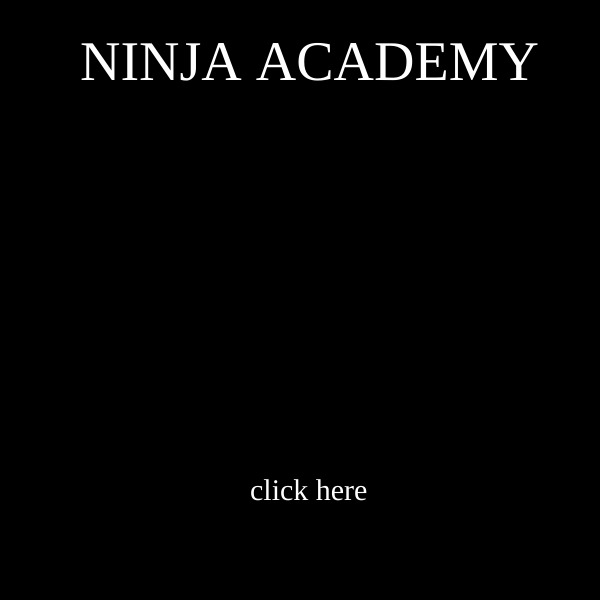
Frame 1 (no input)
Frame 60 (no input): identical to frame 1, image omitted
Frame 120 (the mouse pressed at the canvas centre since frame 60): identical to frame 1, image omitted

The p5.js sketch that drew this single still picture (run headless with seeded random() and noise() and a simulated clock; from frame 60 on, the mouse is pressed at the canvas centre):

// p5.js sketch
// ── sketch.js
let state = 'title';
let cnv;
let points = 0;

function setup() {
  cnv = createCanvas(600, 600);
  
  textFont('Courier New Bold');
}

function draw() {

  switch (state){
    case 'title':
      title();
      cnv.mouseClicked(titleMouseClicked);
      break;
    case 'level 1':
      level1();
      cnv.mouseClicked(level1MouseClicked);
      break;
    case 'you win':
      youWin();
      cnv.mouseClicked(youWinMouseClicked);
      break;
    default:
      break;
  }

}

function title(){
  background(0);
  textSize(56);
  fill(255);
  text('NINJA ACADEMY', 80, 80);

  textSize(30);
  text('click here', 250, 500);
}

function titleMouseClicked(){
  console.log('canvas is clicked on title page');
  state = 'level 1'
}

function level1(){
  background(50, 150, 200);
  text('click for points', 0, height - 30);

}

function level1MouseClicked(){
  points++;
  console.log('points = ' + points);
  if (points >= 10){
    state = 'you win'
  }
}

function youWin(){
  background(213,89,20);
  textSize(56);
  stroke(255);
  textFont('Courier New Bold');
  text('YOU WIN', 180, 80);

  textSize(30);
  textFont('Courier New Bold');
  text('click anywhere to restart', 150, 550);
}


function youWinMouseClicked(){
  state = 'level 1';
  points = 0;
}

// ── pizza.js

class Pizza {
  constructor(){
    this.r = 50;
    this.x = 0 - this.r;
    this.y = random(width);
  }

  display(){
    rect(this.x, this.y, this.r, this.r);
  }

  move(){
    this.x++;
  }
}

// ── player.js

class Player {
  constructor() {
    this.r = 60
    this.x = 300;
    this.y = 300 - this.r;
    this.speed = 2
    this.direction = 'still';
  }

  display() {
    //image(playerImg, 300, 300, this.r, this.r);
    rect(this.x, this.y, this.r, this.r);
  }

  move() {
    switch (this.direction) {
      case 'still':
        //don't move anything
        break;
      case 'up':
      //descrease y pos
        if (this.y - this.r / 2 > 0) {
          this.y -= this.speed;
        }
        break;
      case 'down':
        if (this.y < 600 - this.r / 2) {
        this.y += this.speed;
      }
        //increase y pos
        break;
      case 'right':
        //increasing x pos
        if (this.x < 600 - this.r / 2) {
          this.x += this.speed;
      }
        break;
      case 'left':
        //decresing x pos
        if (this.x - this.r / 2 > 0){
        this.x -= this.speed;
      }
        break;
        defeault:
        break;
    }

  }

}

// ── shiriken.js

class Shiriken {
  constructor(){
    this.r = 50;
    this.x = 0 - this.r;
    this.y = random(width);
    this.speed = 2;

  }

  display(){
    //image(shirikenImg, this.x, this.y, this.r, this.r);
    rect(this.x, this.y, this.r, this.r);
  }

  move(){
    this.x += this.speed;
  }
}

// ── style.css
html, body {
  margin: 0;
  padding: 0;
  background-color: black;
}
canvas {
  display: block;
  margin-left: auto;
  margin-right: auto;
}
